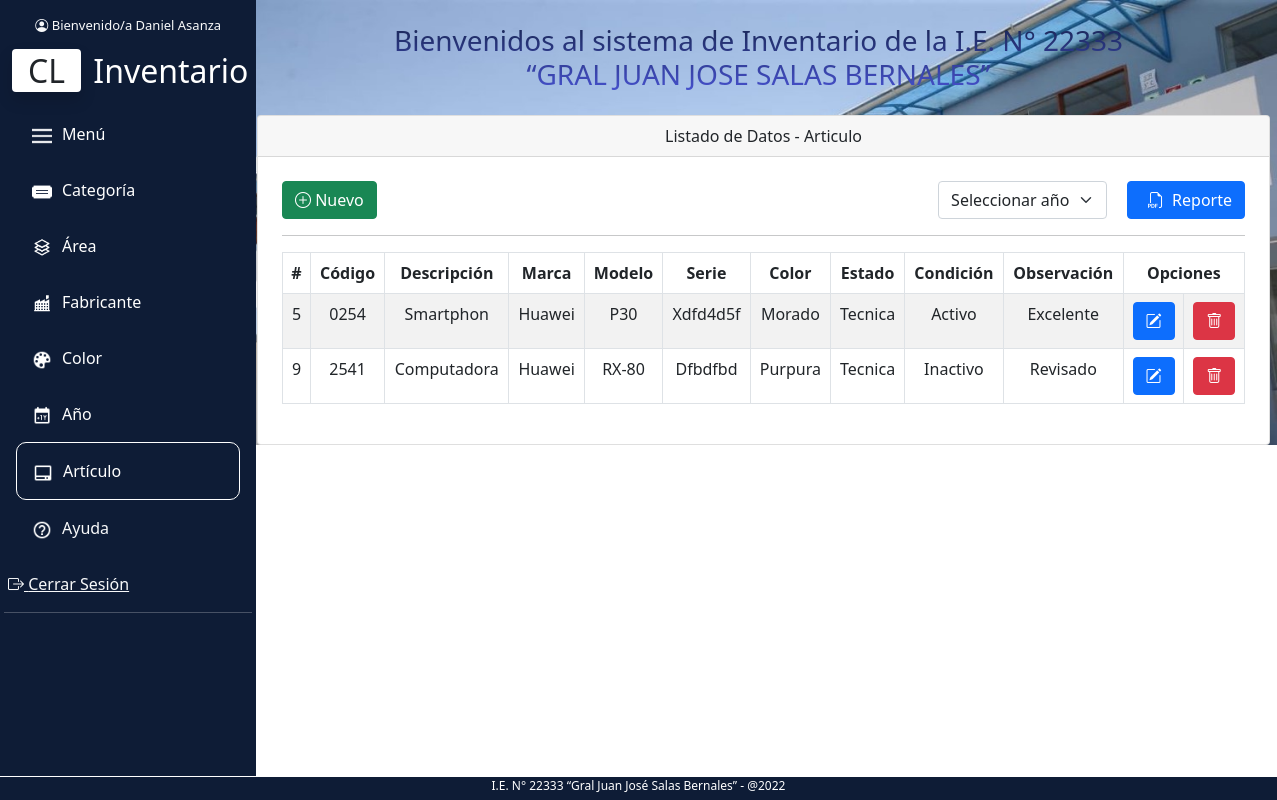
Page /index.php?c=Articulo&a=index (signed in) on the committed database.
### tables this page shows
CREATE TABLE `articulo` (
  `id` int(5) NOT NULL,
  `codigo` varchar(10) NOT NULL,
  `area` varchar(20) NOT NULL,
  `categoria` varchar(20) NOT NULL,
  `fabricante` varchar(20) NOT NULL,
  `color` varchar(20) NOT NULL,
  `anio` year(4) NOT NULL,
  `modelo` varchar(20) NOT NULL,
  `serie` varchar(20) NOT NULL,
  `condicion` varchar(10) NOT NULL,
  `descripcion` varchar(20) NOT NULL,
  `observacion` varchar(30) DEFAULT NULL,
  `marca` varchar(20) NOT NULL,
  `estado` varchar(15) NOT NULL
);

### controllers/ArticuloController.php (called while the page is built, shortened)
<?php
require_once 'models/ArticuloModel.php';
class ArticuloController
{
    private $modelArticulo;
    public function __construct()
    {
        $this->modelArticulo = new ArticuloModel();
    }
    public function index()
    {
        $resultadosArticulo = $this->modelArticulo->listar();
        require_once 'views/opcions/articuloView.php';
    }
}

### index.php (called while the page is built, shortened)
<?php
$accion =isset($_REQUEST['a'])?htmlentities($_REQUEST['a']):ACCION_PRINCIPAL;
$objetoCont = new $cont();
$objetoCont->$accion();
?>

### config/Conexion.php (called while the page is built)
<?php
class Conexion{
    public static function getConexion(){
        $database_username = 'root';
        $database_password = '';
        $dbname="proyectoinventario";
        $dsn = 'mysql:host=localhost:3308;dbname=' . $dbname;
        $conexion = null;
        try{
            $conexion = new PDO($dsn, $database_username, $database_password );
        }catch(Exception $e){
                echo $e;
                die("error " . $e->getMessage());
        }
        return $conexion;
    }
}

### models/ArticuloModel.php (called while the page is built, shortened)
<?php
require_once 'config/Conexion.php';
class ArticuloModel
{
    private $con;
    public function __construct()
    {
        $this->con = Conexion::getConexion();
    }
    public function listar()
    {
        $sql = "select * from articulo";
        $stmt = $this->con->prepare($sql);
        $stmt->execute();
        $resultados = $stmt->fetchAll(PDO::FETCH_OBJ);
        return $resultados;
    }
}

### views/opcions/articuloView.php (the view, shortened to what this page needs)
<?php require_once 'views/partials/encabezado.php'; ?>
<div class="container-fluid mb-2 d-block pantallas" style="margin-left:240px; background-image: url('assets/iconos/fondo.png'); background-size:cover;" id="articulo">
    <div class="text-center mt-2">
        <h3 class="py-3 px-5 titulo">Bienvenidos al sistema de Inventario de la I.E.
            N° 22333<br>
            “GRAL JUAN JOSE SALAS BERNALES”</h3>
    </div>
    <div class="row justify-content-center">
        <div class="col-md-12" style="margin-left:10px;">
            <div class="card">
                <div class="card-header text-center">
                    Listado de Datos - Articulo
                </div>
                <div class="p-4">
                    <div class="filtro d-flex justify-content-between">
                        <div>
                            <a href="#" data-bs-toggle="modal" data-bs-target="#exampleModal" id="botonBuscar" class="btn btn-success" role=" button" data-bs-toggle="button"> <i class="bi bi-plus-circle"></i> Nuevo</a>
                        </div>
                        <form id="frmSearchAnio" class="d-flex justify-content-start" method="POST" action="controllers/ReporteController.php">
                            <select class="form-select" id="selectBuscarAnio" name="selectBuscarAnio">
                                <option>Seleccionar año</option>
                            </select>
                            <div>
                                <button  class="btn btn-primary d-flex" id="articulo" style="margin-left:20px;"  type="submit" name="base" ><i class="bi bi-filetype-pdf pe-2"></i> Reporte</button>
                            </div>
                        </form>
                    </div>
                    <hr>
                    <table class="table table-hover  table-striped table-bordered  text-center">
                        <thead>
                            <tr>
                                <th scope="col">#</th>
                                <th scope="col">Código</th>
                                <th scope="col">Descripción</th>
                                <th scope="col">Marca</th>
                                <th scope="col">Modelo</th>
                                <th scope="col">Serie</th>
                                <th scope="col">Color</th>
                                <th scope="col">Estado</th>
                                <th scope="col">Condición</th>
                                <th scope="col">Observación</th>
                                <th scope="col" colspan="2">Opciones</th>
                            </tr>
                        </thead>
                        <tbody id="tblDatosSelect">
                            <?php
                            foreach ($resultadosArticulo as $dato) {
                            ?>
                                <tr>
                                    <td><?php echo $dato->id; ?></td>
                                    <td><?php echo $dato->codigo; ?></td>
                                    <td><?php echo $dato->descripcion; ?></td>
                                    <td><?php echo $dato->fabricante; ?></td>
                                    <td><?php echo $dato->modelo; ?></td>
                                    <td><?php echo $dato->serie; ?></td>
                                    <td><?php echo $dato->color; ?></td>
                                    <td><?php echo $dato->area; ?></td>
                                    <td><?php echo $dato->condicion; ?></td>
                                    <td><?php echo $dato->observacion; ?></td>
                                    <td><a class="btn btn-primary" href="#" data-bs-toggle="modal" onclick="inicializarDatosUpdate(<?php echo $dato->id; ?>)" id="inicializacion" data-bs-target="#exampleModalEditar"><i class="bi bi-pencil-square"></i></a></td>
                                    <td><a onclick="return confirm('Estas seguro de eliminar?');" class="btn btn-danger " href="index.php?c=Articulo&a=eliminar&id=<?php echo $dato->id; ?>"><i class="bi bi-trash"></i></a></td>
                                </tr>
                            <?php
                            }
                            ?>
                        </tbody>
                    </table>
                </div>
            </div>
        </div>
    </div>
</div>
</div>
<?php require_once 'views/partials/piedepagina.php'; ?>

### assets/css/styles.css (style rules this page uses)
body { background: #eee; }
a { text-decoration: none; }
* { box-sizing: border-box; margin: 0; padding: 0 }
body { background: #eee; font-family: 'Ubuntu', sans-serif }
.titulo { background: linear-gradient(#0e1c36,rgb(81, 91, 235)); -webkit-background-clip: text; color: transparent; }

### rows in the picture
articulo: id "5", codigo "0254", descripcion "Smartphon", fabricante "Huawei", modelo "P30", serie "Xdfd4d5f", color "Morado", area "Tecnica", condicion "Activo", observacion "Excelente"
articulo: id "9", codigo "2541", descripcion "Computadora", fabricante "Huawei", modelo "RX-80", serie "Dfbdfbd", color "Purpura", area "Tecnica", condicion "Inactivo", observacion "Revisado"

### other values in the picture
$_SESSION['nombre'] "Daniel Asanza"
